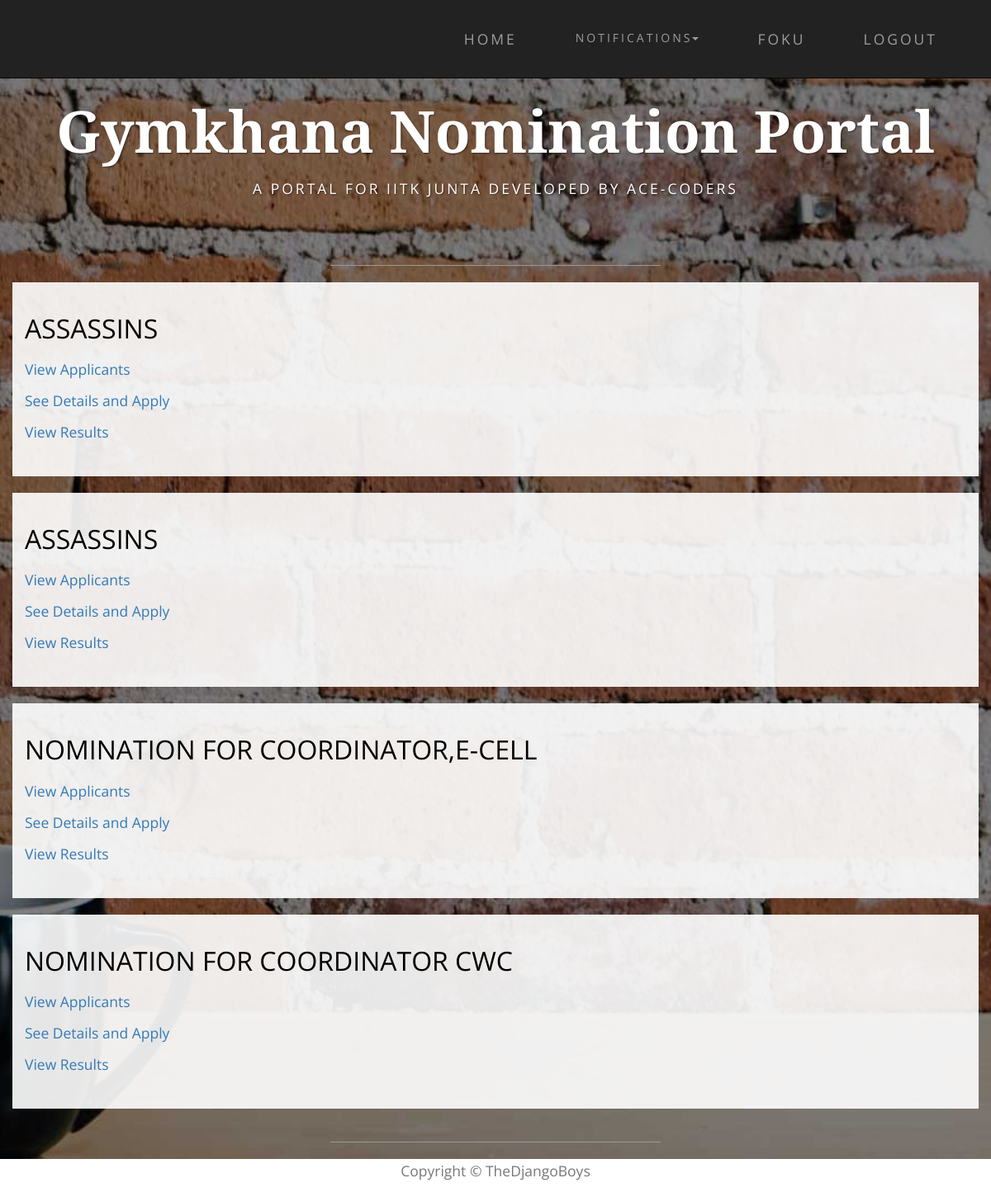
/nominations/ (signed in), run on the app's committed database.
### nomi/models.py (models this page shows, shortened)
class Nomination(models.Model):
    name = models.CharField(max_length=200)
    description = models.TextField(max_length=1000, null=True, blank=True)
    results_declared = models.BooleanField(default=False)
    nomi_form = models.OneToOneField('forms.Questionnaire', null=True, blank=True)

### nomi/views.py (the view)
@login_required
def index(request):
    nominations = Nomination.objects.all()
    all_nominations = nominations[::-1]
    posts = Post.objects.filter(post_holders=request.user)
    clubs = Club.objects.filter(club_members=request.user)
    return render(request, 'index.html', context={'all_nominations': all_nominations, 'posts': posts, 'clubs': clubs})

### nomi/templates/index.html (shortened to what this page needs)
{% extends 'base.html' %}
{% load staticfiles %}
{% block content %}
        <div class="container">
        {% if user.is_authenticated %}
            {% for nomi in all_nominations %}
                <div class="row box">
                    <p style="font-size: xx-large">{{ nomi.name.upper }}</p>
                                <p><a href="{% url 'applicants' nomi.pk %}">View Applicants</a></p>
                    {% if not perms.nomi.admin %}
                            {% if not nomi.results_declared %}
                                <p><a href="{% url 'forms:show_form' nomi.nomi_form.pk %}">See Details and Apply</a></p>
                            {% endif %}
                    {% endif %}
                        <p><a href="{% url 'result' nomi.pk %}">View Results</a></p>
                </div>
            {% endfor %}
        {% endif %}
        </div>
    {% endblock %}

### nomi/templates/base.html (shortened to what this page needs)
<!DOCTYPE html>
<html lang="en">
{% load staticfiles %}
<head>
    <link href="{% static 'nomi/css/bootstrap.min.css' %}" rel="stylesheet">
    <link href="{% static 'nomi/css/business-casual.css' %}" rel="stylesheet">
</head>
<body>
 {% block navigation %}
    <nav id="mainNav" class="navbar navbar-inverse navbar-custom navbar-fixed-top">
        <div class="container">
            <div class="collapse navbar-collapse" id="bs-example-navbar-collapse-1">
                 <ul class="nav navbar-nav navbar-right">
                    <li><a href="{% url 'index' %}">Home</a></li>
                    {% if user.is_authenticated %}
                     <li class="dropdown">
                         <a class="btn btn-link dropdown-toggle" data-toggle="dropdown"type="button">Notifications<span class="caret"></span></a>
                     </li>
                     <li><a href="{% url 'profile' %}" >{{user.get_username}}</a></li>
                     <li><a href="{% url 'logout' %}?next={% url 'index' %}">Logout</a></li>
                    {% else %}
                        <li><a href="{% url 'login' %}?next={{request.path}}">Login</a></li>
                     {% endif %}
                 </ul>
            </div>
        </div>
    </nav>
 {% endblock %}
 {% block heading %}
    <div class="brand main">Gymkhana Nomination Portal</div>
    <div class="address-bar">A PORTAL FOR IITK JUNTA DEVELOPED BY ACE-CODERS</div>
    <br>
    <hr>
 {% endblock %}
    {% block content %}
    {% endblock %}
    <hr>
    <div class="col-lg-12 text-center " style="background:white;height:40px">
        <p class="text-muted">Copyright &copy; TheDjangoBoys</p>
    </div>
</body>

### nomi/static/nomi/css/business-casual.css (style rules this page uses)
body { font-family: "Open Sans","Helvetica Neue",Helvetica,Arial,sans-serif; background: url('../img/bg.jpg') no-repeat center center fixed; -webkit-background-size: cover; -moz-background-size: cover; background-size: cover; -o-background-size: cover; }
p { font-size: 1.25em; line-height: 1.6; color: #000; }
hr { max-width: 400px; border-color: #999999; }
.brand, .address-bar { display: none; }
.navbar-nav { text-transform: uppercase; font-weight: 400; letter-spacing: 3px; }
.box { margin-bottom: 20px; padding: 30px 15px; background: #fff; background: rgba(255,255,255,0.9); }
@media screen and (min-width:768px) { .brand { display: inherit; margin: 0; padding: 30px 0 10px; text-align: center; text-shadow: 1px 1px 2px rgba(0,0,0,0.5); font-family: "Josefin Slab","Helvetica Neue",Helvetica,Arial,sans-serif; font-size: 5em; font-weight: 700; line-height: normal; color: #fff; } }
@media screen and (min-width:768px) { .address-bar { display: inherit; margin: 0; padding: 0 0 40px; text-align: center; text-shadow: 1px 1px 2px rgba(0,0,0,0.5); text-transform: uppercase; font-size: 1.25em; font-weight: 400; letter-spacing: 3px; color: #fff; } }
@media screen and (min-width:768px) { .navbar { border-radius: 0; } }
@media screen and (min-width:768px) { .navbar { min-height: 0; } }
@media screen and (min-width:768px) { .nav>li>a { padding: 35px; } }
@media screen and (min-width:768px) { .navbar-nav>li>a { line-height: normal; } }
@media screen and (min-width:768px) { .navbar-nav { display: table; float: none; margin: 0 auto; table-layout: fixed; font-size: 1.25em; } }
@media screen and (min-width:1200px) { .box:after { content: ''; display: table; clear: both; } }

### data on the page
Nomination: name "ASSASSINS", results_declared "See Details and Apply"
Nomination: name "ASSASSINS", results_declared "See Details and Apply"
Nomination: name "NOMINATION FOR COORDINATOR,E-CELL", results_declared "See Details and Apply"
Nomination: name "NOMINATION FOR COORDINATOR CWC", results_declared "See Details and Apply"

### other printed values
{{ user.get_username }} "FOKU"
